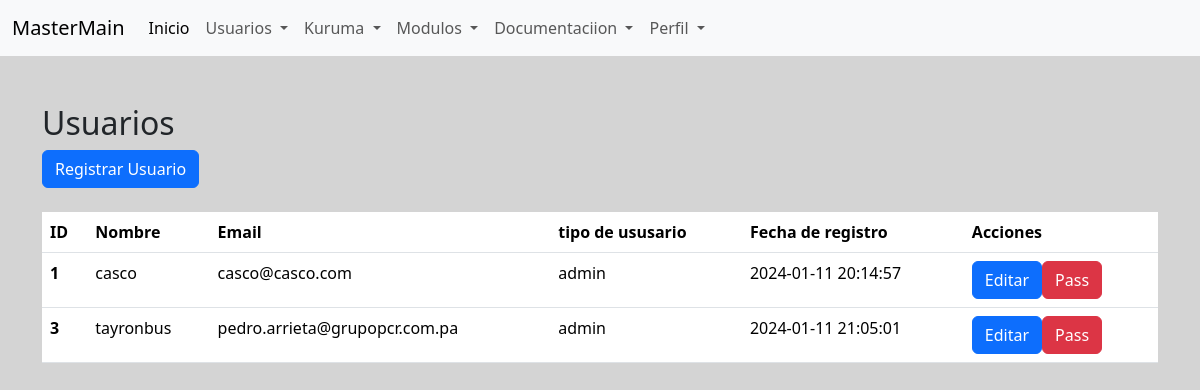
The app's page /index.php?pag=reg_user (signed in), older data.
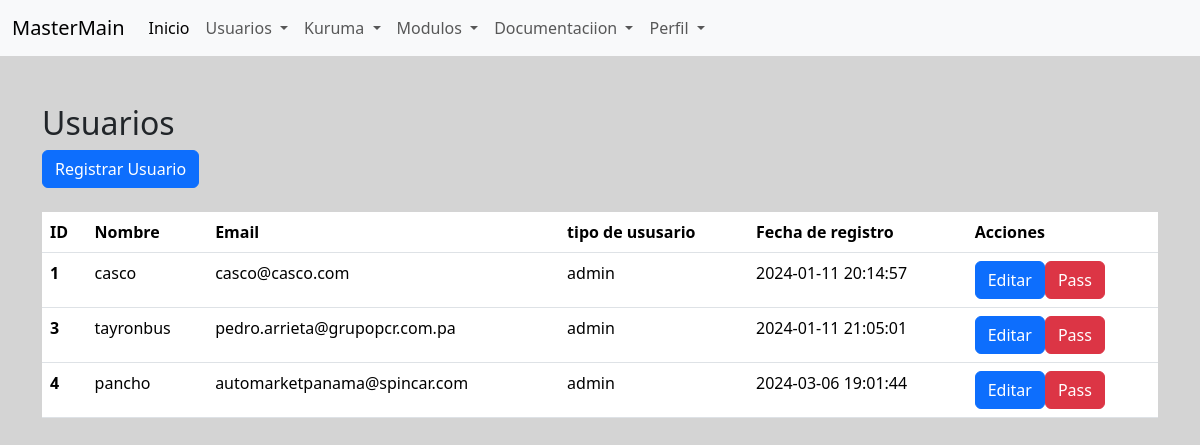
The same page, newer data.
### tables this page shows
CREATE TABLE `usuarios` (
  `id` int(11) NOT NULL,
  `nombre` varchar(150) NOT NULL,
  `email` varchar(150) NOT NULL,
  `pass` varchar(500) NOT NULL,
  `tipo_usuario` varchar(20) NOT NULL,
  `stat` int(11) NOT NULL,
  `fecha_log` datetime NOT NULL DEFAULT current_timestamp()
);

### controllers/UserController.php (called while the page is built, shortened)
<?php
require_once 'models/UserModel.php';
class UserController {
    private $model;
    public function __construct() {
        $this->model = new UserModel();
    }
    public function all_users(){
        return $this->model->all_user();
    }
    public function getAndShowAllUsers() {
        $all_users = self::all_users();
        include 'views/register_user.php';
    }
}

### models/UserModel.php (called while the page is built, shortened)
<?php
class UserModel extends Database {
    public function all_user() {
        $conn = $this->getMySQLConnection();
        $stmt = $conn->prepare("SELECT * FROM usuarios");
        $stmt->execute();
        return $stmt->fetchAll(PDO::FETCH_ASSOC);
    }
}

### views/register_user.php (the view, shortened to what this page needs)
<?php include 'header.php'; ?>
<?php include 'menu.php'; ?>
<div class="container mt-5">
    <h2>Usuarios</h2>
    <button type="button" class="btn btn-primary" data-bs-toggle="modal" data-bs-target="#modalDinamica" onclick="modal_dinamica(2)">
        Registrar Usuario
    </button>
    <br>
    <br>
    <table class="table table-hover">
        <thead>
            <tr>
            <th scope="col">ID</th>
            <th scope="col">Nombre</th>
            <th scope="col">Email</th>
            <th scope="col">tipo de ususario</th>
            <th scope="col">Fecha de registro</th>
            <th scope="col">Acciones</th>
            </tr>
        </thead>
        <tbody>
            <?php if (isset($all_users) && !empty($all_users)) {
                    foreach ($all_users as $user) { ?>
            <tr>
                <th scope="row"><?php echo $user['id']; ?></th>
                <td><?php echo $user['nombre']; ?></td>
                <td><?php echo $user['email']; ?></td>
                <td><?php echo $user['tipo_usuario']; ?></td>
                <td><?php echo $user['fecha_log']; ?></td>
                <td> <input type="button" value="Editar" class="btn btn-primary"><input type="button" value="Pass" class="btn btn-danger"> </td>
            </tr>
            <?php  }
                } else {
                    echo "No hay usuarios registrados.";
                }
                    ?>
        </tbody>
    </table>
</div>
<?php include 'footer.php'; ?>

### index.php (shortened to what this page needs)
<?php
require_once('controllers/UserController.php');
$userController = new UserController();
$jobsController = new JobsController();
if (!isset($_SESSION['user_id'])) {
    $userController->login();
} else {
    if (isset($_GET['pag'])) {
        switch ($_GET['pag']) {
            case 'reg_user':
                $userController->all_users();
                $userController->getAndShowAllUsers();
                break;
        }
    } else {
        $jobsController->jobs_list();
        include_once 'views/main.php';
    }
}

### views/header.php (shortened to what this page needs)
<!doctype html>
<html lang="en">
  <head>
    <link href="https://cdn.jsdelivr.net/npm/bootstrap@5.3.2/dist/css/bootstrap.min.css" rel="stylesheet">
  </head>
  <body style="background-color:#D4D4D4;">

### views/menu.php (shortened to what this page needs)
<nav class="navbar navbar-expand-lg bg-body-tertiary">
  <div class="container-fluid">
    <a class="navbar-brand" href="#">MasterMain</a>
    <div class="collapse navbar-collapse" id="navbarSupportedContent">
      <ul class="navbar-nav me-auto mb-2 mb-lg-0">
        <li class="nav-item">
          <a class="nav-link active" aria-current="page" href="index.php?pag=main">Inicio</a>
        </li>
        <li class="nav-item dropdown">
          <a class="nav-link dropdown-toggle" href="#" role="button" data-bs-toggle="dropdown" aria-expanded="false">
            Usuarios
          </a>
        </li>
        <li class="nav-item dropdown">
          <a class="nav-link dropdown-toggle" href="#" role="button" data-bs-toggle="dropdown" aria-expanded="false">
            Kuruma
          </a>
        </li>
        <li class="nav-item dropdown">
          <a class="nav-link dropdown-toggle" href="#" role="button" data-bs-toggle="dropdown" aria-expanded="false">
            Modulos
          </a>
        </li>
        <li class="nav-item dropdown">
          <a class="nav-link dropdown-toggle" href="#" role="button" data-bs-toggle="dropdown" aria-expanded="false">
            Documentaciion
          </a>
        </li>
        <li class="nav-item dropdown">
          <a class="nav-link dropdown-toggle" href="#" role="button" data-bs-toggle="dropdown" aria-expanded="false">
            Perfil
          </a>
        </li>
      </ul>
    </div>
  </div>
</nav>

### views/footer.php (shortened to what this page needs)
  </body>
</html>

Row changes from the older to the newer data that the page shows:
added usuarios: id "4", nombre "pancho", email "automarketpanama@spincar.com", tipo_usuario "admin", fecha_log "2024-03-06 19:01:44"
